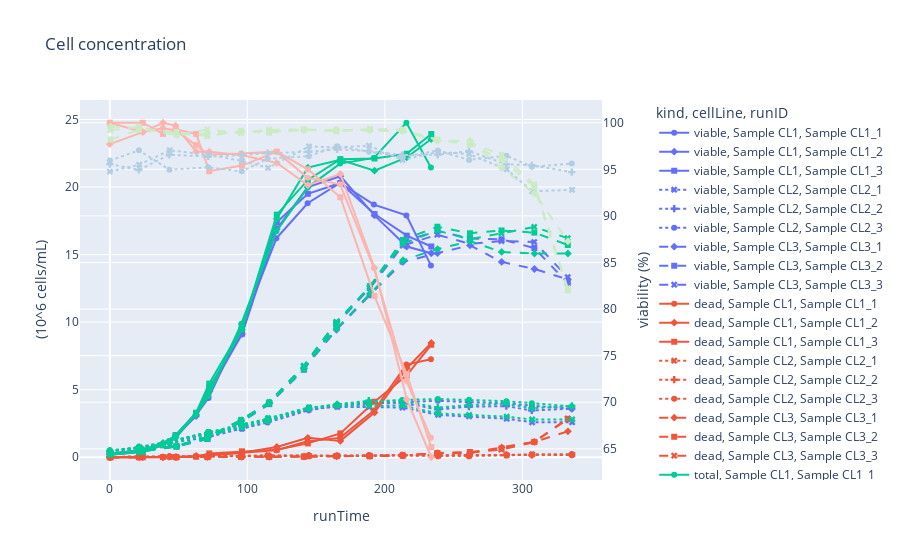

The notebook cell this image was saved under:
### Markdown cell above
## Growth rate

### Code cell
import plotly.express as px
df = cell_line.get_plot_data()
cell_df = df[(df['species']=='cell')]
df1 = cell_df[(cell_df['profile']=='concentration') & (cell_df['kind']!='viability')]
df2 = cell_df[cell_df['kind']=='viability']

fig1 = px.line(df1, x='runTime', y='value', title='Cell concentration', markers=True,
              color='kind', line_dash='cellLine', symbol='runID')
fig1.update_layout(yaxis_title='(10^6 cells/mL)')

df2 = df2.rename(columns={'value': 'viability'})
fig2 = px.line(df2, x='runTime', y='viability', markers=True,
               color='cellLine', line_dash='cellLine', symbol='runID',
               color_discrete_sequence=px.colors.qualitative.Pastel1,)

fig2.update_traces(yaxis='y2')
for fig_data in fig2.data:
    fig1.add_trace(fig_data)

fig1.update_layout(legend_x=1.1, legend_y=1)
fig1.update_layout(yaxis2={'side': 'right', 'title': 'viability (%)', 'overlaying': "y",})
fig1

### Figure 1 — Plotly figure (JSON) as saved in the notebook; plotly's stock layout.template omitted (floating-point values rounded to 4 significant figures)
{"data": [{"hovertemplate": "kind=viable<br>cellLine=Sample CL1<br>runID=Sample CL1_1<br>runTime=%{x}<br>value=%{y}<extra></extra>", "legendgroup": "viable, Sample CL1, Sample CL1_1", "line": {"color": "#636efa", "dash": "solid"}, "marker": {"symbol": "circle"}, "mode": "lines+markers", "name": "viable, Sample CL1, Sample CL1_1", "orientation": "v", "showlegend": true, "type": "scatter", "x": [0, 23.88, 38.55, 47.58, 62.65, 71.75, 95.53, 121.1, 143.8, 167.4, 192, 215.7, 233.5], "xaxis": "x", "y": [0.246, 0.542, 0.94, 1.43, 3.11, 4.385, 9.54, 16.2, 18.8, 20.3, 18.7, 17.9, 14.2], "yaxis": "y"}, {"hovertemplate": "kind=viable<br>cellLine=Sample CL1<br>runID=Sample CL1_2<br>runTime=%{x}<br>value=%{y}<extra></extra>", "legendgroup": "viable, Sample CL1, Sample CL1_2", "line": {"color": "#636efa", "dash": "solid"}, "marker": {"symbol": "diamond"}, "mode": "lines+markers", "name": "viable, Sample CL1, Sample CL1_2", "orientation": "v", "showlegend": true, "type": "scatter", "x": [0, 23.93, 38.62, 47.8, 62.72, 72.28, 96.1, 121.4, 144.0, 167.6, 192.5, 215.9, 233.7], "xaxis": "x", "y": [0.236, 0.548, 1.04, 1.57, 3.05, 4.875, 9.12, 16.9, 20, 20.8, 17.9, 15.6, 15.1], "yaxis": "y"}, {"hovertemplate": "kind=viable<br>cellLine=Sample CL1<br>runID=Sample CL1_3<br>runTime=%{x}<br>value=%{y}<extra></extra>", "legendgroup": "viable, Sample CL1, Sample CL1_3", "line": {"color": "#636efa", "dash": "solid"}, "marker": {"symbol": "square"}, "mode": "lines+markers", "name": "viable, Sample CL1, Sample CL1_3", "orientation": "v", "showlegend": true, "type": "scatter", "x": [0, 23.93, 38.62, 47.8, 62.72, 72.28, 96.1, 121.4, 144.0, 167.6, 192.5, 215.9, 233.7], "xaxis": "x", "y": [0.187, 0.403, 0.887, 1.62, 3.26, 5.17, 9.14, 17.4, 19.5, 20.3, 18, 16.4, 15.6], "yaxis": "y"}, {"hovertemplate": "kind=viable<br>cellLine=Sample CL2<br>runID=Sample CL2_1<br>runTime=%{x}<br>value=%{y}<extra></extra>", "legendgroup": "viable, Sample CL2, Sample CL2_1", "line": {"color": "#636efa", "dash": "dot"}, "marker": {"symbol": "x"}, "mode": "lines+markers", "name": "viable, Sample CL2, Sample CL2_1", "orientation": "v", "showlegend": true, "type": "scatter", "x": [0, 21.35, 43.48, 71.77, 96.07, 115.0, 144.8, 165.4, 188.6, 212.8, 238.8, 261.2, 288.6, 307.1, 336.2], "xaxis": "x", "y": [0.3929, 0.7161, 1.143, 1.799, 2.117, 2.75, 3.599, 3.722, 3.715, 3.68, 3.137, 3.034, 2.853, 2.587, 2.595], "yaxis": "y"}, {"hovertemplate": "kind=viable<br>cellLine=Sample CL2<br>runID=Sample CL2_2<br>runTime=%{x}<br>value=%{y}<extra></extra>", "legendgroup": "viable, Sample CL2, Sample CL2_2", "line": {"color": "#636efa", "dash": "dot"}, "marker": {"symbol": "cross"}, "mode": "lines+markers", "name": "viable, Sample CL2, Sample CL2_2", "orientation": "v", "showlegend": true, "type": "scatter", "x": [0, 21.09, 43.24, 71.52, 95.82, 114.7, 144.6, 165.2, 188.3, 212.5, 238.5, 261.1, 288.3, 306.8, 335.9], "xaxis": "x", "y": [0.4452, 0.7139, 1.1, 1.765, 2.355, 2.742, 3.521, 3.807, 4.058, 4.027, 3.542, 3.743, 3.785, 3.462, 3.597], "yaxis": "y"}, {"hovertemplate": "kind=viable<br>cellLine=Sample CL2<br>runID=Sample CL2_3<br>runTime=%{x}<br>value=%{y}<extra></extra>", "legendgroup": "viable, Sample CL2, Sample CL2_3", "line": {"color": "#636efa", "dash": "dot"}, "marker": {"symbol": "circle"}, "mode": "lines+markers", "name": "viable, Sample CL2, Sample CL2_3", "orientation": "v", "showlegend": true, "type": "scatter", "x": [0, 21.15, 43.32, 71.6, 95.88, 114.7, 144.7, 165.3, 188.4, 212.6, 238.5, 261.2, 288.4, 306.9, 335.9], "xaxis": "x", "y": [0.4887, 0.6769, 1.047, 1.495, 2.118, 2.567, 3.486, 3.814, 3.965, 4.083, 4.18, 4.08, 4.005, 3.812, 3.599], "yaxis": "y"}, {"hovertemplate": "kind=viable<br>cellLine=Sample CL3<br>runID=Sample CL3_1<br>runTime=%{x}<br>value=%{y}<extra></extra>", "legendgroup": "viable, Sample CL3, Sample CL3_1", "line": {"color": "#636efa", "dash": "dash"}, "marker": {"symbol": "diamond"}, "mode": "lines+markers", "name": "viable, Sample CL3, Sample CL3_1", "orientation": "v", "showlegend": true, "type": "scatter", "x": [0.6167, 21.28, 48.55, 71.05, 95.53, 116.0, 141.2, 164.8, 189.2, 213.1, 238.3, 261.9, 284.9, 308.8, 333.1], "xaxis": "x", "y": [0.26, 0.4325, 0.84, 1.487, 2.707, 4.024, 6.555, 9.435, 12.01, 14.45, 15.11, 15.68, 14.46, 13.93, 13.16], "yaxis": "y"}, {"hovertemplate": "kind=viable<br>cellLine=Sample CL3<br>runID=Sample CL3_2<br>runTime=%{x}<br>value=%{y}<extra></extra>", "legendgroup": "viable, Sample CL3, Sample CL3_2", "line": {"color": "#636efa", "dash": "dash"}, "marker": {"symbol": "square"}, "mode": "lines+markers", "name": "viable, Sample CL3, Sample CL3_2", "orientation": "v", "showlegend": true, "type": "scatter", "x": [0.5333, 21.2, 48.47, 70.97, 95.45, 115.9, 141.1, 164.7, 189.1, 213.1, 238.2, 261.8, 284.8, 308.7, 333.0], "xaxis": "x", "y": [0.25, 0.4085, 0.79, 1.343, 2.609, 3.929, 6.475, 9.811, 12.58, 15.97, 16.75, 16.19, 16.13, 15.49, 12.88], "yaxis": "y"}, {"hovertemplate": "kind=viable<br>cellLine=Sample CL3<br>runID=Sample CL3_3<br>runTime=%{x}<br>value=%{y}<extra></extra>", "legendgroup": "viable, Sample CL3, Sample CL3_3", "line": {"color": "#636efa", "dash": "dash"}, "marker": {"symbol": "x"}, "mode": "lines+markers", "name": "viable, Sample CL3, Sample CL3_3", "orientation": "v", "showlegend": true, "type": "scatter", "x": [0.45, 21.12, 48.38, 70.88, 95.37, 115.8, 141, 164.7, 189.0, 213.0, 238.1, 261.8, 284.8, 308.6, 332.9], "xaxis": "x", "y": [0.26, 0.4632, 0.82, 1.462, 2.735, 4.044, 6.727, 9.946, 12.5, 15.67, 16.47, 15.8, 16.0, 15.93, 13.33], "yaxis": "y"}, {"hovertemplate": "kind=dead<br>cellLine=Sample CL1<br>runID=Sample CL1_1<br>runTime=%{x}<br>value=%{y}<extra></extra>", "legendgroup": "dead, Sample CL1, Sample CL1_1", "line": {"color": "#EF553B", "dash": "solid"}, "marker": {"symbol": "circle"}, "mode": "lines+markers", "name": "dead, Sample CL1, Sample CL1_1", "orientation": "v", "showlegend": true, "type": "scatter", "x": [0, 23.88, 38.55, 47.58, 62.65, 71.75, 95.53, 121.1, 143.8, 167.4, 192, 215.7, 233.5], "xaxis": "x", "y": [0, 0.005475, 0.005674, 0.01153, 0.07648, 0.1543, 0.3256, 0.5183, 1.179, 1.434, 3.456, 6.858, 7.25], "yaxis": "y"}, {"hovertemplate": "kind=dead<br>cellLine=Sample CL1<br>runID=Sample CL1_2<br>runTime=%{x}<br>value=%{y}<extra></extra>", "legendgroup": "dead, Sample CL1, Sample CL1_2", "line": {"color": "#EF553B", "dash": "solid"}, "marker": {"symbol": "diamond"}, "mode": "lines+markers", "name": "dead, Sample CL1, Sample CL1_2", "orientation": "v", "showlegend": true, "type": "scatter", "x": [0, 23.93, 38.62, 47.8, 62.72, 72.28, 96.1, 121.4, 144.0, 167.6, 192.5, 215.9, 233.7], "xaxis": "x", "y": [0.005556, 0.005535, 0, 0.004724, 0.09757, 0.156, 0.3308, 0.7594, 1.436, 1.211, 3.309, 6.591, 8.457], "yaxis": "y"}, {"hovertemplate": "kind=dead<br>cellLine=Sample CL1<br>runID=Sample CL1_3<br>runTime=%{x}<br>value=%{y}<extra></extra>", "legendgroup": "dead, Sample CL1, Sample CL1_3", "line": {"color": "#EF553B", "dash": "solid"}, "marker": {"symbol": "square"}, "mode": "lines+markers", "name": "dead, Sample CL1, Sample CL1_3", "orientation": "v", "showlegend": true, "type": "scatter", "x": [0, 23.93, 38.62, 47.8, 62.72, 72.28, 96.1, 121.4, 144.0, 167.6, 192.5, 215.9, 233.7], "xaxis": "x", "y": [0, 0, 0.01077, 0.01142, 0.0396, 0.2836, 0.4407, 0.5567, 1.026, 1.765, 4.113, 6.066, 8.326], "yaxis": "y"}, {"hovertemplate": "kind=dead<br>cellLine=Sample CL2<br>runID=Sample CL2_1<br>runTime=%{x}<br>value=%{y}<extra></extra>", "legendgroup": "dead, Sample CL2, Sample CL2_1", "line": {"color": "#EF553B", "dash": "dot"}, "marker": {"symbol": "x"}, "mode": "lines+markers", "name": "dead, Sample CL2, Sample CL2_1", "orientation": "v", "showlegend": true, "type": "scatter", "x": [0, 21.35, 43.48, 71.77, 96.07, 115.0, 144.8, 165.4, 188.6, 212.8, 238.8, 261.2, 288.6, 307.1, 336.2], "xaxis": "x", "y": [0.02177, 0.03374, 0.03482, 0.06421, 0.09032, 0.1399, 0.09359, 0.1012, 0.09359, 0.1533, 0.1012, 0.1056, 0.1502, 0.2057, 0.2013], "yaxis": "y"}, {"hovertemplate": "kind=dead<br>cellLine=Sample CL2<br>runID=Sample CL2_2<br>runTime=%{x}<br>value=%{y}<extra></extra>", "legendgroup": "dead, Sample CL2, Sample CL2_2", "line": {"color": "#EF553B", "dash": "dot"}, "marker": {"symbol": "cross"}, "mode": "lines+markers", "name": "dead, Sample CL2, Sample CL2_2", "orientation": "v", "showlegend": true, "type": "scatter", "x": [0, 21.09, 43.24, 71.52, 95.82, 114.7, 144.6, 165.2, 188.3, 212.5, 238.5, 261.1, 288.3, 306.8, 335.9], "xaxis": "x", "y": [0.02068, 0.03809, 0.03918, 0.06638, 0.08488, 0.0925, 0.1132, 0.1121, 0.1273, 0.1447, 0.1262, 0.1175, 0.1763, 0.1654, 0.2013], "yaxis": "y"}, {"hovertemplate": "kind=dead<br>cellLine=Sample CL2<br>runID=Sample CL2_3<br>runTime=%{x}<br>value=%{y}<extra></extra>", "legendgroup": "dead, Sample CL2, Sample CL2_3", "line": {"color": "#EF553B", "dash": "dot"}, "marker": {"symbol": "circle"}, "mode": "lines+markers", "name": "dead, Sample CL2, Sample CL2_3", "orientation": "v", "showlegend": true, "type": "scatter", "x": [0, 21.15, 43.32, 71.6, 95.88, 114.7, 144.7, 165.3, 188.4, 212.6, 238.5, 261.2, 288.4, 306.9, 335.9], "xaxis": "x", "y": [0.02068, 0.02068, 0.0555, 0.07509, 0.1164, 0.1034, 0.1295, 0.09903, 0.1262, 0.1567, 0.1284, 0.1698, 0.1469, 0.1893, 0.1643], "yaxis": "y"}, {"hovertemplate": "kind=dead<br>cellLine=Sample CL3<br>runID=Sample CL3_1<br>runTime=%{x}<br>value=%{y}<extra></extra>", "legendgroup": "dead, Sample CL3, Sample CL3_1", "line": {"color": "#EF553B", "dash": "dash"}, "marker": {"symbol": "diamond"}, "mode": "lines+markers", "name": "dead, Sample CL3, Sample CL3_1", "orientation": "v", "showlegend": true, "type": "scatter", "x": [0.6167, 21.28, 48.55, 71.05, 95.53, 116.0, 141.2, 164.8, 189.2, 213.1, 238.3, 261.9, 284.9, 308.8, 333.1], "xaxis": "x", "y": [0.001044, 0.002559, 0.01106, 0.0174, 0.02559, 0.03531, 0.05424, 0.07063, 0.1023, 0.1259, 0.3019, 0.306, 0.738, 1.141, 1.918], "yaxis": "y"}, {"hovertemplate": "kind=dead<br>cellLine=Sample CL3<br>runID=Sample CL3_2<br>runTime=%{x}<br>value=%{y}<extra></extra>", "legendgroup": "dead, Sample CL3, Sample CL3_2", "line": {"color": "#EF553B", "dash": "dash"}, "marker": {"symbol": "square"}, "mode": "lines+markers", "name": "dead, Sample CL3, Sample CL3_2", "orientation": "v", "showlegend": true, "type": "scatter", "x": [0.5333, 21.2, 48.47, 70.97, 95.45, 115.9, 141.1, 164.7, 189.1, 213.1, 238.2, 261.8, 284.8, 308.7, 333.0], "xaxis": "x", "y": [0.004582, 0.003072, 0.00798, 0.01945, 0.02303, 0.04196, 0.04759, 0.09211, 0.08598, 0.1187, 0.3101, 0.3879, 0.6561, 1.14, 2.827], "yaxis": "y"}, {"hovertemplate": "kind=dead<br>cellLine=Sample CL3<br>runID=Sample CL3_3<br>runTime=%{x}<br>value=%{y}<extra></extra>", "legendgroup": "dead, Sample CL3, Sample CL3_3", "line": {"color": "#EF553B", "dash": "dash"}, "marker": {"symbol": "x"}, "mode": "lines+markers", "name": "dead, Sample CL3, Sample CL3_3", "orientation": "v", "showlegend": true, "type": "scatter", "x": [0.45, 21.12, 48.38, 70.88, 95.37, 115.8, 141, 164.7, 189.0, 213.0, 238.1, 261.8, 284.8, 308.6, 332.9], "xaxis": "x", "y": [0.002097, 0.002047, 0.0108, 0.01075, 0.03071, 0.03019, 0.04811, 0.08085, 0.09724, 0.1392, 0.3019, 0.346, 0.5691, 1.126, 2.877], "yaxis": "y"}, {"hovertemplate": "kind=total<br>cellLine=Sample CL1<br>runID=Sample CL1_1<br>runTime=%{x}<br>value=%{y}<extra></extra>", "legendgroup": "total, Sample CL1, Sample CL1_1", "line": {"color": "#00cc96", "dash": "solid"}, "marker": {"symbol": "circle"}, "mode": "lines+markers", "name": "total, Sample CL1, Sample CL1_1", "orientation": "v", "showlegend": true, "type": "scatter", "x": [0, 23.88, 38.55, 47.58, 62.65, 71.75, 95.53, 121.1, 143.8, 167.4, 192, 215.7, 233.5], "xaxis": "x", "y": [0.246, 0.5475, 0.9457, 1.442, 3.186, 4.539, 9.866, 16.72, 19.98, 21.73, 22.16, 24.76, 21.45], "yaxis": "y"}, {"hovertemplate": "kind=total<br>cellLine=Sample CL1<br>runID=Sample CL1_2<br>runTime=%{x}<br>value=%{y}<extra></extra>", "legendgroup": "total, Sample CL1, Sample CL1_2", "line": {"color": "#00cc96", "dash": "solid"}, "marker": {"symbol": "diamond"}, "mode": "lines+markers", "name": "total, Sample CL1, Sample CL1_2", "orientation": "v", "showlegend": true, "type": "scatter", "x": [0, 23.93, 38.62, 47.8, 62.72, 72.28, 96.1, 121.4, 144.0, 167.6, 192.5, 215.9, 233.7], "xaxis": "x", "y": [0.2416, 0.5535, 1.04, 1.575, 3.148, 5.031, 9.451, 17.66, 21.44, 22.01, 21.21, 22.19, 23.56], "yaxis": "y"}, {"hovertemplate": "kind=total<br>cellLine=Sample CL1<br>runID=Sample CL1_3<br>runTime=%{x}<br>value=%{y}<extra></extra>", "legendgroup": "total, Sample CL1, Sample CL1_3", "line": {"color": "#00cc96", "dash": "solid"}, "marker": {"symbol": "square"}, "mode": "lines+markers", "name": "total, Sample CL1, Sample CL1_3", "orientation": "v", "showlegend": true, "type": "scatter", "x": [0, 23.93, 38.62, 47.8, 62.72, 72.28, 96.1, 121.4, 144.0, 167.6, 192.5, 215.9, 233.7], "xaxis": "x", "y": [0.187, 0.403, 0.8978, 1.631, 3.3, 5.454, 9.581, 17.96, 20.53, 22.07, 22.11, 22.47, 23.93], "yaxis": "y"}, {"hovertemplate": "kind=total<br>cellLine=Sample CL2<br>runID=Sample CL2_1<br>runTime=%{x}<br>value=%{y}<extra></extra>", "legendgroup": "total, Sample CL2, Sample CL2_1", "line": {"color": "#00cc96", "dash": "dot"}, "marker": {"symbol": "x"}, "mode": "lines+markers", "name": "total, Sample CL2, Sample CL2_1", "orientation": "v", "showlegend": true, "type": "scatter", "x": [0, 21.35, 43.48, 71.77, 96.07, 115.0, 144.8, 165.4, 188.6, 212.8, 238.8, 261.2, 288.6, 307.1, 336.2], "xaxis": "x", "y": [0.4147, 0.7499, 1.178, 1.863, 2.207, 2.89, 3.692, 3.823, 3.809, 3.833, 3.239, 3.139, 3.003, 2.792, 2.797], "yaxis": "y"}, {"hovertemplate": "kind=total<br>cellLine=Sample CL2<br>runID=Sample CL2_2<br>runTime=%{x}<br>value=%{y}<extra></extra>", "legendgroup": "total, Sample CL2, Sample CL2_2", "line": {"color": "#00cc96", "dash": "dot"}, "marker": {"symbol": "cross"}, "mode": "lines+markers", "name": "total, Sample CL2, Sample CL2_2", "orientation": "v", "showlegend": true, "type": "scatter", "x": [0, 21.09, 43.24, 71.52, 95.82, 114.7, 144.6, 165.2, 188.3, 212.5, 238.5, 261.1, 288.3, 306.8, 335.9], "xaxis": "x", "y": [0.4658, 0.752, 1.139, 1.832, 2.44, 2.835, 3.635, 3.919, 4.185, 4.172, 3.668, 3.861, 3.961, 3.627, 3.798], "yaxis": "y"}, {"hovertemplate": "kind=total<br>cellLine=Sample CL2<br>runID=Sample CL2_3<br>runTime=%{x}<br>value=%{y}<extra></extra>", "legendgroup": "total, Sample CL2, Sample CL2_3", "line": {"color": "#00cc96", "dash": "dot"}, "marker": {"symbol": "circle"}, "mode": "lines+markers", "name": "total, Sample CL2, Sample CL2_3", "orientation": "v", "showlegend": true, "type": "scatter", "x": [0, 21.15, 43.32, 71.6, 95.88, 114.7, 144.7, 165.3, 188.4, 212.6, 238.5, 261.2, 288.4, 306.9, 335.9], "xaxis": "x", "y": [0.5094, 0.6976, 1.102, 1.57, 2.234, 2.67, 3.615, 3.913, 4.092, 4.24, 4.308, 4.249, 4.151, 4.001, 3.763], "yaxis": "y"}, {"hovertemplate": "kind=total<br>cellLine=Sample CL3<br>runID=Sample CL3_1<br>runTime=%{x}<br>value=%{y}<extra></extra>", "legendgroup": "total, Sample CL3, Sample CL3_1", "line": {"color": "#00cc96", "dash": "dash"}, "marker": {"symbol": "diamond"}, "mode": "lines+markers", "name": "total, Sample CL3, Sample CL3_1", "orientation": "v", "showlegend": true, "type": "scatter", "x": [0.6167, 21.28, 48.55, 71.05, 95.53, 116.0, 141.2, 164.8, 189.2, 213.1, 238.3, 261.9, 284.9, 308.8, 333.1], "xaxis": "x", "y": [0.261, 0.4351, 0.8511, 1.505, 2.733, 4.059, 6.61, 9.506, 12.12, 14.58, 15.41, 15.99, 15.2, 15.08, 15.08], "yaxis": "y"}, {"hovertemplate": "kind=total<br>cellLine=Sample CL3<br>runID=Sample CL3_2<br>runTime=%{x}<br>value=%{y}<extra></extra>", "legendgroup": "total, Sample CL3, Sample CL3_2", "line": {"color": "#00cc96", "dash": "dash"}, "marker": {"symbol": "square"}, "mode": "lines+markers", "name": "total, Sample CL3, Sample CL3_2", "orientation": "v", "showlegend": true, "type": "scatter", "x": [0.5333, 21.2, 48.47, 70.97, 95.45, 115.9, 141.1, 164.7, 189.1, 213.1, 238.2, 261.8, 284.8, 308.7, 333.0], "xaxis": "x", "y": [0.2546, 0.4116, 0.798, 1.362, 2.632, 3.971, 6.523, 9.903, 12.67, 16.09, 17.06, 16.58, 16.79, 16.63, 15.71], "yaxis": "y"}, {"hovertemplate": "kind=total<br>cellLine=Sample CL3<br>runID=Sample CL3_3<br>runTime=%{x}<br>value=%{y}<extra></extra>", "legendgroup": "total, Sample CL3, Sample CL3_3", "line": {"color": "#00cc96", "dash": "dash"}, "marker": {"symbol": "x"}, "mode": "lines+markers", "name": "total, Sample CL3, Sample CL3_3", "orientation": "v", "showlegend": true, "type": "scatter", "x": [0.45, 21.12, 48.38, 70.88, 95.37, 115.8, 141, 164.7, 189.0, 213.0, 238.1, 261.8, 284.8, 308.6, 332.9], "xaxis": "x", "y": [0.2621, 0.4652, 0.8308, 1.472, 2.766, 4.074, 6.775, 10.03, 12.6, 15.81, 16.77, 16.14, 16.57, 17.05, 16.21], "yaxis": "y"}, {"hovertemplate": "cellLine=Sample CL1<br>runID=Sample CL1_1<br>runTime=%{x}<br>viability=%{y}<extra></extra>", "legendgroup": "Sample CL1, Sample CL1_1", "line": {"color": "rgb(251,180,174)", "dash": "solid"}, "marker": {"symbol": "circle"}, "mode": "lines+markers", "name": "Sample CL1, Sample CL1_1", "orientation": "v", "showlegend": true, "type": "scatter", "x": [0, 23.88, 38.55, 47.58, 62.65, 71.75, 95.53, 121.1, 143.8, 167.4, 192, 215.7, 233.5], "xaxis": "x", "y": [100, 99, 99.4, 99.2, 97.6, 96.6, 96.7, 96.9, 94.1, 93.4, 84.4, 72.3, 66.2], "yaxis": "y2"}, {"hovertemplate": "cellLine=Sample CL1<br>runID=Sample CL1_2<br>runTime=%{x}<br>viability=%{y}<extra></extra>", "legendgroup": "Sample CL1, Sample CL1_2", "line": {"color": "rgb(251,180,174)", "dash": "solid"}, "marker": {"symbol": "diamond"}, "mode": "lines+markers", "name": "Sample CL1, Sample CL1_2", "orientation": "v", "showlegend": true, "type": "scatter", "x": [0, 23.93, 38.62, 47.8, 62.72, 72.28, 96.1, 121.4, 144.0, 167.6, 192.5, 215.9, 233.7], "xaxis": "x", "y": [97.7, 99, 100, 99.7, 96.9, 96.9, 96.5, 95.7, 93.3, 94.5, 84.4, 70.3, 64.1], "yaxis": "y2"}, {"hovertemplate": "cellLine=Sample CL1<br>runID=Sample CL1_3<br>runTime=%{x}<br>viability=%{y}<extra></extra>", "legendgroup": "Sample CL1, Sample CL1_3", "line": {"color": "rgb(251,180,174)", "dash": "solid"}, "marker": {"symbol": "square"}, "mode": "lines+markers", "name": "Sample CL1, Sample CL1_3", "orientation": "v", "showlegend": true, "type": "scatter", "x": [0, 23.93, 38.62, 47.8, 62.72, 72.28, 96.1, 121.4, 144.0, 167.6, 192.5, 215.9, 233.7], "xaxis": "x", "y": [100, 100, 98.8, 99.3, 98.8, 94.8, 95.4, 96.9, 95, 92, 81.4, 73, 65.2], "yaxis": "y2"}, {"hovertemplate": "cellLine=Sample CL2<br>runID=Sample CL2_1<br>runTime=%{x}<br>viability=%{y}<extra></extra>", "legendgroup": "Sample CL2, Sample CL2_1", "line": {"color": "rgb(179,205,227)", "dash": "dot"}, "marker": {"symbol": "x"}, "mode": "lines+markers", "name": "Sample CL2, Sample CL2_1", "orientation": "v", "showlegend": true, "type": "scatter", "x": [0, 21.35, 43.48, 71.77, 96.07, 115.0, 144.8, 165.4, 188.6, 212.8, 238.8, 261.2, 288.6, 307.1, 336.2], "xaxis": "x", "y": [94.75, 95.5, 97.04, 96.55, 95.91, 95.16, 97.47, 97.35, 97.54, 96, 96.88, 96.64, 95, 92.63, 92.8], "yaxis": "y2"}, {"hovertemplate": "cellLine=Sample CL2<br>runID=Sample CL2_2<br>runTime=%{x}<br>viability=%{y}<extra></extra>", "legendgroup": "Sample CL2, Sample CL2_2", "line": {"color": "rgb(179,205,227)", "dash": "dot"}, "marker": {"symbol": "cross"}, "mode": "lines+markers", "name": "Sample CL2, Sample CL2_2", "orientation": "v", "showlegend": true, "type": "scatter", "x": [0, 21.09, 43.24, 71.52, 95.82, 114.7, 144.6, 165.2, 188.3, 212.5, 238.5, 261.1, 288.3, 306.8, 335.9], "xaxis": "x", "y": [95.56, 94.93, 96.56, 96.38, 96.52, 96.74, 96.89, 97.14, 96.96, 96.53, 96.56, 96.96, 95.55, 95.44, 94.7], "yaxis": "y2"}, {"hovertemplate": "cellLine=Sample CL2<br>runID=Sample CL2_3<br>runTime=%{x}<br>viability=%{y}<extra></extra>", "legendgroup": "Sample CL2, Sample CL2_3", "line": {"color": "rgb(179,205,227)", "dash": "dot"}, "marker": {"symbol": "circle"}, "mode": "lines+markers", "name": "Sample CL2, Sample CL2_3", "orientation": "v", "showlegend": true, "type": "scatter", "x": [0, 21.15, 43.32, 71.6, 95.88, 114.7, 144.7, 165.3, 188.4, 212.6, 238.5, 261.2, 288.4, 306.9, 335.9], "xaxis": "x", "y": [95.94, 97.04, 94.97, 95.22, 94.79, 96.13, 96.42, 97.47, 96.91, 96.3, 97.02, 96.01, 96.46, 95.27, 95.63], "yaxis": "y2"}, {"hovertemplate": "cellLine=Sample CL3<br>runID=Sample CL3_1<br>runTime=%{x}<br>viability=%{y}<extra></extra>", "legendgroup": "Sample CL3, Sample CL3_1", "line": {"color": "rgb(204,235,197)", "dash": "dash"}, "marker": {"symbol": "diamond"}, "mode": "lines+markers", "name": "Sample CL3, Sample CL3_1", "orientation": "v", "showlegend": true, "type": "scatter", "x": [0.6167, 21.28, 48.55, 71.05, 95.53, 116.0, 141.2, 164.8, 189.2, 213.1, 238.3, 261.9, 284.9, 308.8, 333.1], "xaxis": "x", "y": [99.6, 99.41, 98.7, 98.84, 99.06, 99.13, 99.18, 99.26, 99.16, 99.14, 98.04, 98.09, 95.14, 92.43, 87.28], "yaxis": "y2"}, {"hovertemplate": "cellLine=Sample CL3<br>runID=Sample CL3_2<br>runTime=%{x}<br>viability=%{y}<extra></extra>", "legendgroup": "Sample CL3, Sample CL3_2", "line": {"color": "rgb(204,235,197)", "dash": "dash"}, "marker": {"symbol": "square"}, "mode": "lines+markers", "name": "Sample CL3, Sample CL3_2", "orientation": "v", "showlegend": true, "type": "scatter", "x": [0.5333, 21.2, 48.47, 70.97, 95.45, 115.9, 141.1, 164.7, 189.1, 213.1, 238.2, 261.8, 284.8, 308.7, 333.0], "xaxis": "x", "y": [98.2, 99.25, 99, 98.57, 99.12, 98.94, 99.27, 99.07, 99.32, 99.26, 98.18, 97.66, 96.09, 93.14, 82.01], "yaxis": "y2"}, {"hovertemplate": "cellLine=Sample CL3<br>runID=Sample CL3_3<br>runTime=%{x}<br>viability=%{y}<extra></extra>", "legendgroup": "Sample CL3, Sample CL3_3", "line": {"color": "rgb(204,235,197)", "dash": "dash"}, "marker": {"symbol": "x"}, "mode": "lines+markers", "name": "Sample CL3, Sample CL3_3", "orientation": "v", "showlegend": true, "type": "scatter", "x": [0.45, 21.12, 48.38, 70.88, 95.37, 115.8, 141, 164.7, 189.0, 213.0, 238.1, 261.8, 284.8, 308.6, 332.9], "xaxis": "x", "y": [99.2, 99.56, 98.7, 99.27, 98.89, 99.26, 99.29, 99.19, 99.23, 99.12, 98.2, 97.86, 96.57, 93.4, 82.25], "yaxis": "y2"}], "layout": {"legend": {"title": {"text": "kind, cellLine, runID"}, "tracegroupgap": 0, "x": 1.1, "y": 1}, "title": {"text": "Cell concentration"}, "xaxis": {"anchor": "y", "domain": [0, 1], "title": {"text": "runTime"}}, "yaxis": {"anchor": "x", "domain": [0, 1], "title": {"text": "(10^6 cells/mL)"}}, "yaxis2": {"overlaying": "y", "side": "right", "title": {"text": "viability (%)"}}}}
